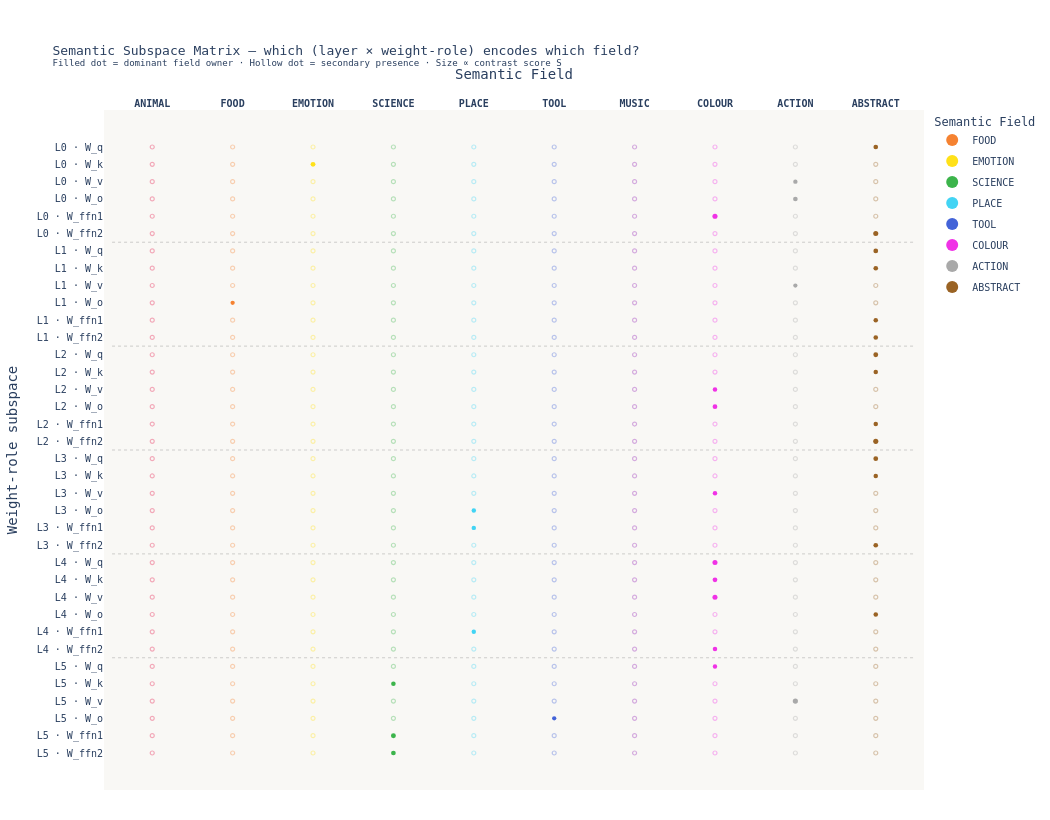

The code cell stored with this chart in its notebook:
### Markdown cell above
### 3.3 — Semantic Subspace Matrix Diagram

This cell explicitly answers the question:

> **"Which subspaces of the model's latent space encode which semantic fields?"**

For every combination of **(layer × weight-role)** we compute how strongly each  
semantic field *dominates* that subspace.  Domination is measured as:

$$S_{(i,r,f)} = \frac{\bar{A}_{(i,r,f)} - \bar{A}_{(i,r,\neg f)}}{\bar{A}_{(i,r,f)} + \bar{A}_{(i,r,\neg f)} + \varepsilon}$$

where $\bar{A}_{(i,r,f)}$ is the mean activation energy of field $f$'s words  
in subspace $(i, r)$.  This normalised contrast score $\in [-1, +1]$  
identifies subspaces where a field's activation is unusually high relative  
to all other fields.

The diagram renders a **matrix of coloured dots**:
- **Rows**: weight-role subspaces `(Layer i, W_q / W_k / W_v / W_o / W_ffn1 / W_ffn2)`
- **Columns**: semantic fields
- **Dot colour**: field identity colour (legend)
- **Dot size**: proportional to $|S_{(i,r,f)}|$ — larger = stronger field ownership
- **Dot opacity**: 1.0 if the field is the *dominant* owner of that subspace, 0.25 otherwise

Hovering reveals the exact contrast score and the top-3 words most responsible  
for that subspace's activation.

### Code cell
# ─────────────────────────────────────────────────────────────────────────────
# §3.3  Semantic Subspace Matrix Diagram
# Answers: which (layer, weight-role) subspace encodes which semantic field?
# ─────────────────────────────────────────────────────────────────────────────

ALL_ROLES = ["W_q", "W_k", "W_v", "W_o", "W_ffn1", "W_ffn2"]
field_names = list(SEMANTIC_FIELDS.keys())
n_fields    = len(field_names)

# ── 1. Build full activation matrix for all 6 roles (incl FFN) ──────────────
col_names_full = [f"L{i}_{r}" for i in range(n_layers) for r in ALL_ROLES]
act_full = np.zeros((N, n_layers * len(ALL_ROLES)))

for n_idx, word_vec in enumerate(X_base):
    col = 0
    for i in range(n_layers):
        for role in ALL_ROLES:
            W = weights[(i, role)]
            act_full[n_idx, col] = activation_energy(W, word_vec)
            col += 1

df_full = pd.DataFrame(act_full, columns=col_names_full)
df_full["word"]  = words
df_full["field"] = labels

# ── 2. Compute per-(subspace, field) contrast score S ───────────────────────
# subspace_keys: list of (layer_idx, role) tuples in display order
subspace_keys = [(i, r) for i in range(n_layers) for r in ALL_ROLES]
n_subspaces   = len(subspace_keys)

# S_matrix[subspace_idx, field_idx] = contrast score ∈ [-1, +1]
S_matrix = np.zeros((n_subspaces, n_fields))

for s_idx, (i, role) in enumerate(subspace_keys):
    col = f"L{i}_{role}"
    for f_idx, field in enumerate(field_names):
        mask_f   = labels == field
        mask_nf  = ~mask_f
        mu_f  = df_full.loc[mask_f,  col].mean()
        mu_nf = df_full.loc[mask_nf, col].mean()
        S_matrix[s_idx, f_idx] = (mu_f - mu_nf) / (mu_f + mu_nf + 1e-9)

# Dominant field per subspace (highest contrast)
dominant_field_idx = np.argmax(S_matrix, axis=1)  # (n_subspaces,)

# ── 3. Per-subspace top-3 contributing words ─────────────────────────────────
def top3_words_for_subspace(i, role, field):
    """Return 3 words from `field` with highest activation in subspace (i, role)."""
    col  = f"L{i}_{role}"
    mask = labels == field
    sub  = df_full.loc[mask, ["word", col]].nlargest(3, col)
    return ", ".join(sub["word"].tolist())

# ── 4. Build Plotly scatter (matrix of dots) ─────────────────────────────────
# Palette: one colour per semantic field (10 fields, qualitative)
FIELD_COLOURS = [
    "#e6194b", "#f58231", "#ffe119", "#3cb44b", "#42d4f4",
    "#4363d8", "#911eb4", "#f032e6", "#a9a9a9", "#9A6324",
]
field_colour_map = {f: FIELD_COLOURS[i] for i, f in enumerate(field_names)}

# Y-axis: subspace labels  e.g. "L0 · W_q"
subspace_labels = [f"L{i} · {r}" for (i, r) in subspace_keys]

# Row grouping — draw horizontal separators between layers
# Subplot row height proportional; we use a single scatter with manual sizing

DOT_MAX = 36   # max marker pixel size
DOT_MIN = 4

fig_ssm = go.Figure()

for f_idx, field in enumerate(field_names):
    xs, ys        = [], []
    sizes         = []
    opacities_list = []
    hover_texts   = []

    for s_idx, (i, role) in enumerate(subspace_keys):
        score = S_matrix[s_idx, f_idx]
        is_dominant = (dominant_field_idx[s_idx] == f_idx)

        xs.append(f_idx)
        ys.append(s_idx)

        # size proportional to |score|, clamped
        raw_size = DOT_MIN + (DOT_MAX - DOT_MIN) * abs(score)
        sizes.append(float(np.clip(raw_size, DOT_MIN, DOT_MAX)))

        top3 = top3_words_for_subspace(i, role, field) if score > 0 else "—"
        hover_texts.append(
            f"<b>{field}</b> in {subspace_labels[s_idx]}<br>"
            f"Contrast S = {score:.3f}<br>"
            f"Dominant: {'✓' if is_dominant else '✗'}<br>"
            f"Top words: {top3}"
        )
        opacities_list.append(1.0 if is_dominant else 0.18)

    # dominant dots rendered as filled circles; non-dominant as hollow (using symbol)
    # Plotly doesn't support per-point opacity in a single trace; split into 2 traces
    dom_mask   = [dominant_field_idx[s_idx] == f_idx for s_idx in range(n_subspaces)]
    ndom_mask  = [not m for m in dom_mask]

    # Dominant trace
    fig_ssm.add_trace(go.Scatter(
        x=[f_idx for s_idx, m in enumerate(dom_mask)  if m],
        y=[s_idx for s_idx, m in enumerate(dom_mask)  if m],
        mode="markers",
        marker=dict(
            color=field_colour_map[field],
            size=[sizes[s_idx] for s_idx, m in enumerate(dom_mask)  if m],
            symbol="circle",
            line=dict(width=0),
            opacity=1.0,
        ),
        text=[hover_texts[s_idx] for s_idx, m in enumerate(dom_mask) if m],
        hovertemplate="%{text}<extra></extra>",
        name=field,
        legendgroup=field,
        showlegend=True,
    ))

    # Non-dominant trace (same colour, small hollow dot)
    if any(ndom_mask):
        fig_ssm.add_trace(go.Scatter(
            x=[f_idx for s_idx, m in enumerate(ndom_mask) if m],
            y=[s_idx for s_idx, m in enumerate(ndom_mask) if m],
            mode="markers",
            marker=dict(
                color="rgba(0,0,0,0)",
                size=[max(DOT_MIN, sizes[s_idx] * 0.55)
                      for s_idx, m in enumerate(ndom_mask) if m],
                symbol="circle",
                line=dict(width=1.2, color=field_colour_map[field]),
                opacity=0.35,
            ),
            text=[hover_texts[s_idx] for s_idx, m in enumerate(ndom_mask) if m],
            hovertemplate="%{text}<extra></extra>",
            name=field,
            legendgroup=field,
            showlegend=False,
        ))

# ── 5. Horizontal separator lines between layers ─────────────────────────────
for i in range(1, n_layers):
    sep_y = i * len(ALL_ROLES) - 0.5
    fig_ssm.add_shape(
        type="line",
        x0=-0.5, x1=n_fields - 0.5,
        y0=sep_y, y1=sep_y,
        line=dict(color="rgba(120,120,120,0.35)", width=1, dash="dot"),
    )

# ── 6. Layer band annotations (right-hand side) ──────────────────────────────
for i in range(n_layers):
    mid_y = i * len(ALL_ROLES) + (len(ALL_ROLES) - 1) / 2
    fig_ssm.add_annotation(
        x=n_fields - 0.1, y=mid_y,
        text=f"<b>Layer {i}</b>",
        showarrow=False,
        xanchor="left",
        font=dict(size=10, color="#666", family="monospace"),
        xref="x", yref="y",
    )

# ── 7. Layout ─────────────────────────────────────────────────────────────────
fig_ssm.update_layout(
    title=dict(
        text=(
            "Semantic Subspace Matrix — which (layer × weight-role) encodes which field?<br>"
            "<sup>Filled dot = dominant field owner · Hollow dot = secondary presence · "
            "Size ∝ contrast score S</sup>"
        ),
        font=dict(size=13, family="monospace"),
    ),
    xaxis=dict(
        tickmode="array",
        tickvals=list(range(n_fields)),
        ticktext=[f"<b>{f}</b>" for f in field_names],
        tickfont=dict(size=10, family="monospace"),
        title="Semantic Field",
        showgrid=False,
        zeroline=False,
        side="top",
        range=[-0.6, n_fields - 0.4],
    ),
    yaxis=dict(
        tickmode="array",
        tickvals=list(range(n_subspaces)),
        ticktext=[f"<span style='font-family:monospace;font-size:10px'>{lbl}</span>"
                  for lbl in subspace_labels],
        tickfont=dict(size=10, family="monospace"),
        title="Weight-role subspace",
        autorange="reversed",   # layer 0 at top
        showgrid=False,
        zeroline=False,
    ),
    plot_bgcolor="#f9f8f5",
    paper_bgcolor="#ffffff",
    height=820,
    width=1050,
    margin=dict(l=90, r=120, t=110, b=30),
    legend=dict(
        title="Semantic Field",
        orientation="v",
        x=1.01, y=1.0,
        font=dict(size=10, family="monospace"),
        itemsizing="constant",
        tracegroupgap=2,
    ),
    font=dict(family="monospace"),
    hoverlabel=dict(font_family="monospace"),
)

fig_ssm.write_image(OUTPUT_DIR / "fig_03b_semantic_subspace_matrix.png", scale=2)
fig_ssm.show()
print("Saved fig_03b_semantic_subspace_matrix.png")

# ── 8. Tabular summary — dominant field per subspace ─────────────────────────
df_ssm = pd.DataFrame({
    "Subspace":        subspace_labels,
    "Dominant Field":  [field_names[i] for i in dominant_field_idx],
    "Contrast S":      [round(S_matrix[s, dominant_field_idx[s]], 4)
                        for s in range(n_subspaces)],
    "Top Words":       [top3_words_for_subspace(*subspace_keys[s],
                            field_names[dominant_field_idx[s]])
                        for s in range(n_subspaces)],
})
df_ssm.to_csv(OUTPUT_DIR / "semantic_subspace_ownership.csv", index=False)
print("\n=== Dominant field per subspace ===")
print(df_ssm.to_string(index=False))
